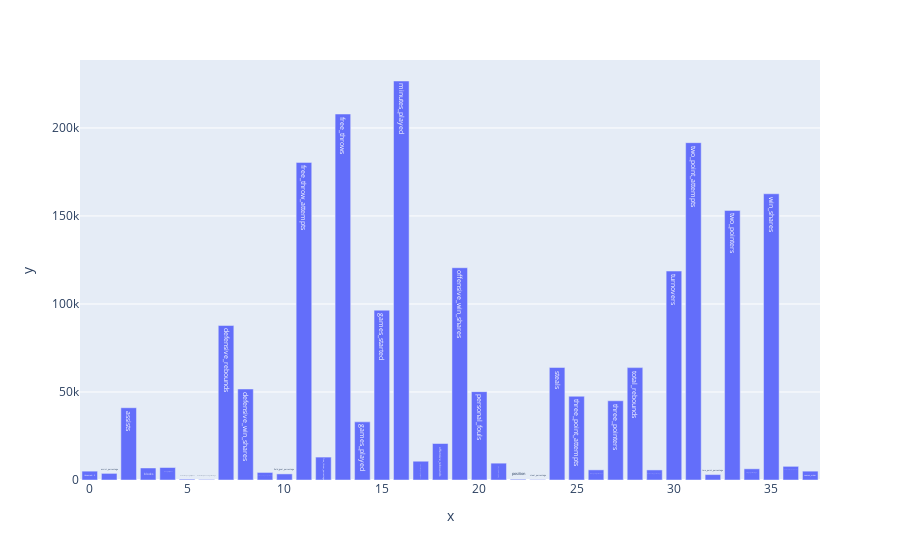

The cell this chart's notebook holds for it:
### Code cell
from sklearn.model_selection import train_test_split
from sklearn.feature_selection import SelectKBest,f_regression
from sklearn.linear_model import LinearRegression
from sklearn.metrics import mean_absolute_error
import plotly.express as plt

y = new_player_df['points']
X = new_player_df.drop(['points','field_goals','field_goal_attempts','points_produced'],axis=1)

X_train,X_test,y_train,y_test = train_test_split(X,y,test_size=0.33)

def feature_Selection_points(X_train,y_train,X_test):
    fs = SelectKBest(score_func=f_regression,k='all')
    fs.fit(X_train,y_train)
    #tranform train input data
    X_train_fs = fs.transform(X_train)
    #transform test input data
    X_test_fs = fs.transform(X_test)
    return X_train_fs,X_test_fs,fs

#feature selection
X_train_fs,X_test_fs,fs = feature_Selection_points(X_train,y_train,X_test)

#fit model
model = LinearRegression()
model.fit(X_train_fs,y_train)

#evalue a model
y_predict = model.predict(X_test_fs)

# evaluate predictions
mae = mean_absolute_error(y_test, y_predict)
print('MAE: %.3f' % mae)

# what are scores for the features
for i in range(len(fs.scores_)):
	print('Feature%d %s: %f' % (i, fs.feature_names_in_[i], fs.scores_[i]))
fig = plt.bar(x=[i for i in range(len(fs.scores_))],y=fs.scores_,text=fs.feature_names_in_)
fig.show()

### Figure 1 — Plotly figure (JSON) as saved in the notebook; plotly's stock layout.template omitted (floating-point values rounded to 4 significant figures)
{"data": [{"alignmentgroup": "True", "hovertemplate": "x=%{x}<br>y=%{y}<br>text=%{text}<extra></extra>", "legendgroup": "", "marker": {"color": "#636efa", "pattern": {"shape": ""}}, "name": "", "offsetgroup": "", "orientation": "v", "showlegend": false, "text": ["Unnamed: 0", "assist_percentage", "assists", "blocks", "box_plus_minus", "defensive_box_plus_minus", "defensive_rebound_percentage", "defensive_rebounds", "defensive_win_shares", "effective_field_goal_percentage", "field_goal_percentage", "free_throw_attempts", "free_throw_percentage", "free_throws", "games_played", "games_started", "minutes_played", "offensive_box_plus_minus", "offensive_rebounds", "offensive_win_shares", "personal_fouls", "player_efficiency_rating", "position", "steal_percentage", "steals", "three_point_attempts", "three_point_percentage", "three_pointers", "total_rebounds", "true_shooting_percentage", "turnovers", "two_point_attempts", "two_point_percentage", "two_pointers", "usage_percentage", "win_shares", "win_shares_per_40_minutes", "season_order"], "textposition": "auto", "type": "bar", "x": [0, 1, 2, 3, 4, 5, 6, 7, 8, 9, 10, 11, 12, 13, 14, 15, 16, 17, 18, 19, 20, 21, 22, 23, 24, 25, 26, 27, 28, 29, 30, 31, 32, 33, 34, 35, 36, 37], "xaxis": "x", "y": [5025.0, 3757.0, 41060.0, 6827.0, 7101.0, 473.5, 303.4, 87760.0, 51700.0, 4291.0, 3464.0, 180400.0, 13020.0, 207900.0, 33030.0, 96460.0, 226700.0, 10670.0, 20730.0, 120600.0, 50200.0, 9568.0, 419.9, 225.0, 63920.0, 47580.0, 5762.0, 45010.0, 63840.0, 5723.0, 118700.0, 191600.0, 3077.0, 153100.0, 6356.0, 162600.0, 7763.0, 5025.0], "yaxis": "y"}], "layout": {"barmode": "relative", "legend": {"tracegroupgap": 0}, "margin": {"t": 60}, "xaxis": {"anchor": "y", "domain": [0, 1], "title": {"text": "x"}}, "yaxis": {"anchor": "x", "domain": [0, 1], "title": {"text": "y"}}}}
